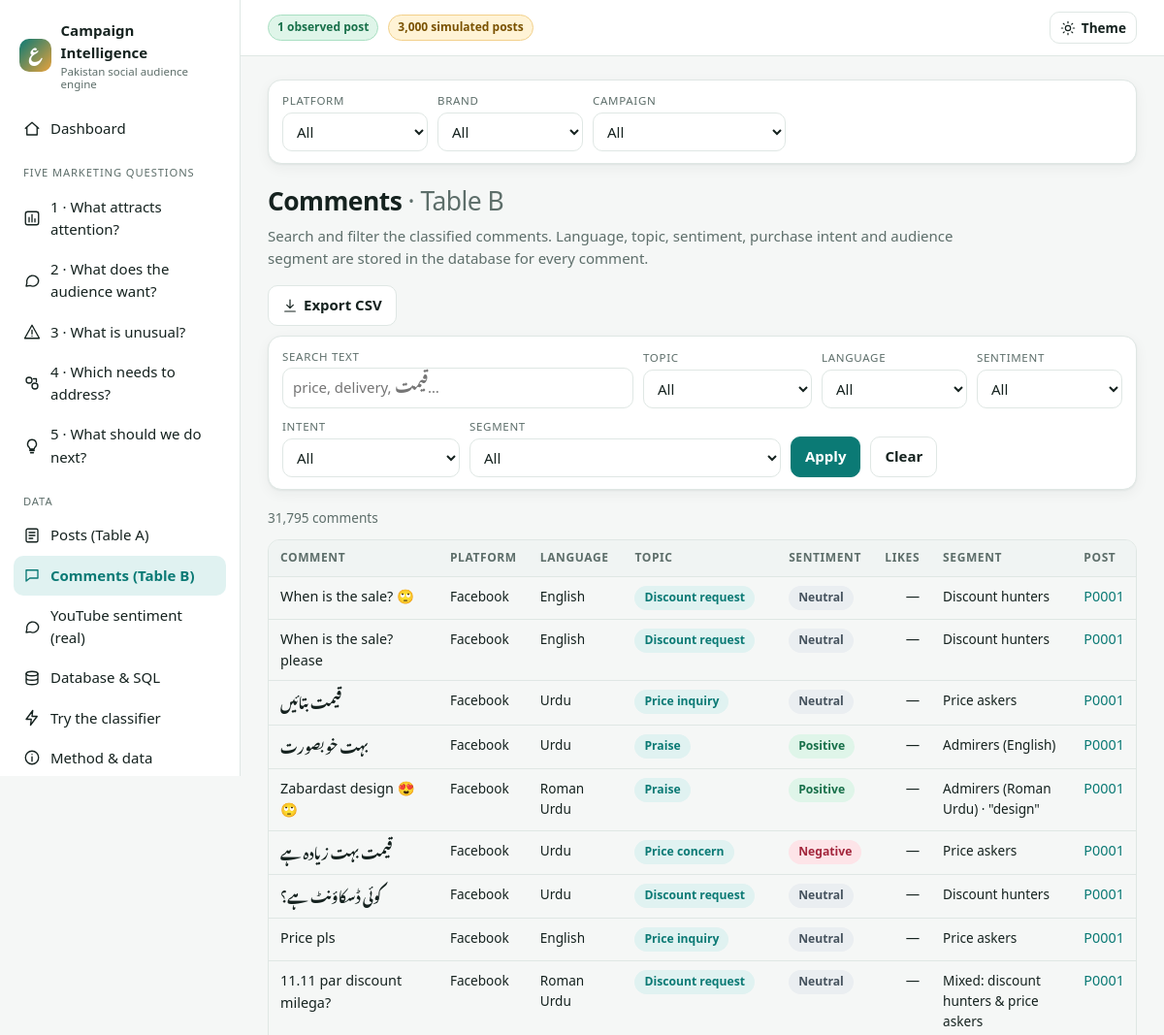
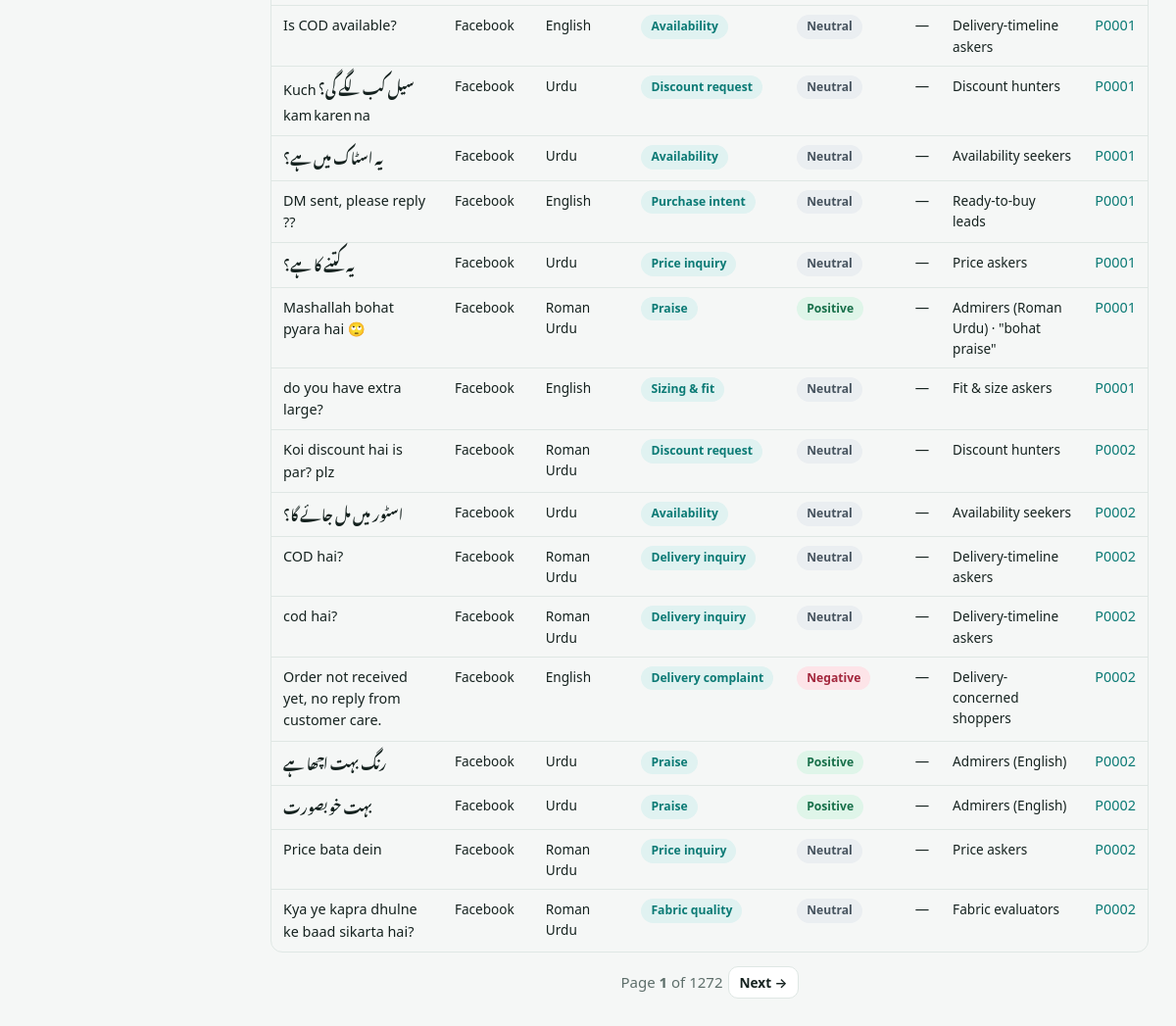
The page /comments on the database its author committed (2 pictures, top to bottom).
### tables this page shows
CREATE TABLE data_source (
    source_id        INTEGER PRIMARY KEY,
    source_name      TEXT NOT NULL UNIQUE,
    provenance       TEXT NOT NULL CHECK (provenance IN ('observed','simulated')),
    source_url       TEXT,
    collected_on     TEXT NOT NULL,
    reuse_permission TEXT,
    include_in_analysis INTEGER NOT NULL DEFAULT 1 CHECK (include_in_analysis IN (0,1))
);

### campaign_engine/webapp.py (the view)
    @app.route("/comments")
    def comments_list():
        _, comments = apply(*data("all"), filters())
        sel = {k: request.args.get(k, "") for k in ("topic", "language_type", "sentiment", "purchase_intent", "segment")}
        q = request.args.get("q", "").strip()
        for k, v in sel.items():
            if v: comments = comments[comments[k] == v]
        if q: comments = comments[comments["comment_text"].str.contains(q, case=False, regex=False)]
        _, allc = data("all")
        opts = {k: sorted(allc[k].dropna().unique().tolist()) for k in sel}
        df, page, pages = paginate(comments, args_page())
        return render_template("comments.html", page="comments", rows=df.to_dict("records"), pg=page, pages=pages, total=len(comments), sel=sel, q=q, opts=opts)

### campaign_engine/database.py (called while the page is built, shortened)
def connect(path=None, readonly=False) -> sqlite3.Connection:
    path = Path(path or config.DB_PATH)
    if readonly:
        conn = sqlite3.connect(f"file:{path}?mode=ro", uri=True)
    else:
        conn = sqlite3.connect(path)
    conn.row_factory = sqlite3.Row
    conn.execute("PRAGMA foreign_keys = ON")
    return conn

def frames(path=None):
    path = Path(path or config.DB_PATH)
    key = (str(path), path.stat().st_mtime_ns)
    return _cache["posts"], _cache["comments"]

def query(sql, params=(), path=None) -> list[dict]:
    conn = connect(path, readonly=True)
    try:
        return [dict(r) for r in conn.execute(sql, params).fetchall()]
    finally:
        conn.close()

### campaign_engine/templates/comments.html (shortened to what this page needs)
{% extends 'base.html' %}{% from '_macros.html' import pager, sent, txt, icon %}
{% block body %}
<div class="pagehead"><div><h1>Comments <span class="muted" style="font-weight:400">· Table B</span></h1>
<p>Search and filter the classified comments. Language, topic, sentiment, purchase intent and audience segment are stored in the database for every comment.</p></div>
<a class="btn noprint" href="{{ fq('export', name='comments') }}">{{ icon('dl') }} Export CSV</a></div>
<form class="filterbar" method="get" style="margin-top:-6px">
  <div style="flex:1 1 220px"><label for="q">Search text</label><input id="q" type="search" name="q" value="{{ q }}" placeholder="price, delivery, قیمت…" style="width:100%"></div>
  {% for k,label in [('topic','Topic'),('language_type','Language'),('sentiment','Sentiment'),('purchase_intent','Intent'),('segment','Segment')] %}
  <div><label for="c_{{k}}">{{ label }}</label><select id="c_{{k}}" name="{{k}}"><option value="">All</option>{% for o in opts[k] %}<option {{ 'selected' if sel[k]==o }}>{{ o }}</option>{% endfor %}</select></div>{% endfor %}
  <button class="btn primary">Apply</button><a class="btn" href="{{ url_for('comments_list', **filters) }}">Clear</a>
</form>
<p class="muted small">{{ total|num }} comments</p>
<div class="tablewrap"><table><thead><tr><th>Comment</th><th>Platform</th><th>Language</th><th>Topic</th><th>Sentiment</th><th class="num">Likes</th><th>Segment</th><th>Post</th></tr></thead><tbody>
{% for c in rows %}<tr><td>{{ txt(c.comment_text, q) }}</td><td class="small">{{ c.platform }}</td><td class="small">{{ c.language_type }}</td><td><span class="badge b-topic">{{ c.topic }}</span></td><td>{{ sent(c.sentiment) }}</td><td class="num">{{ c.like_count|num }}</td><td class="small">{{ c.segment if c.segment==c.segment and c.segment else '—' }}</td>
<td><a href="{{ url_for('post_detail', post_id=c.post_id) }}">{{ c.post_id }}</a></td></tr>
{% else %}<tr><td colspan="8" class="empty">No comments match these filters.</td></tr>{% endfor %}</tbody></table></div>
{{ pager(pg, pages, 'comments_list') }}
{% endblock %}

### campaign_engine/templates/base.html (shortened to what this page needs)
{% from '_macros.html' import icon %}
<!doctype html>
<html lang="en" data-theme="light">
<head>
<link rel="stylesheet" href="{{ url_for('static', filename='css/app.css') }}">
</head>
<body>
<div class="app">
  <aside class="sidebar" id="sidebar" aria-label="Main navigation">
    <div class="logo"><div class="mark">ع</div><div>Campaign Intelligence<small>Pakistan social audience engine</small></div></div>
    {% macro item(ep, label, ic, key, keep=True) %}
      <a href="{{ fq(ep) if keep else url_for(ep) }}" class="{{ 'active' if page==key }}" {% if page==key %}aria-current="page"{% endif %}>{{ icon(ic) }}<span>{{ label }}</span></a>
    {% endmacro %}
    <nav class="nav">
      {{ item('dashboard','Dashboard','home','dashboard') }}
      <div class="nav-label">Five marketing questions</div>
      {{ item('content','1 · What attracts attention?','content','content') }}
      {{ item('audience','2 · What does the audience want?','audience','audience') }}
      {{ item('anomalies','3 · What is unusual?','alert','anomalies') }}
      {{ item('segments','4 · Which needs to address?','segments','segments') }}
      {{ item('recommendations','5 · What should we do next?','bulb','recommendations', False) }}
      <div class="nav-label">Data</div>
      {{ item('posts_list','Posts (Table A)','posts','posts') }}
      {{ item('comments_list','Comments (Table B)','comments','comments') }}
      {{ item('youtube','YouTube sentiment (real)','audience','youtube', False) }}
      {{ item('database_page','Database & SQL','db','database', False) }}
      {{ item('analyze_page','Try the classifier','try','analyze', False) }}
      {{ item('about','Method & data','info','about', False) }}
    </nav>
  </aside>
  <div class="main">
    <header class="topbar">
      <div style="display:flex;gap:10px;align-items:center">
        {% for s in sources %}<span class="badge-src{{ ' real' if s.provenance=='observed' }}" title="{{ 'Generated for demonstration - not real measurements' if s.provenance=='simulated' else 'Collected from public posts' }}">{{ s.n|num }} {{ s.provenance }} post{{ '' if s.n==1 else 's' }}</span>{% endfor %}
      </div>
      <button class="btn sm" id="themeBtn" aria-label="Toggle light / dark theme">{{ icon('sun') }} Theme</button>
    </header>
    <main class="content" id="main">
      {% if page in ['dashboard','content','audience','anomalies','segments','posts','comments'] %}
      <form class="filterbar" method="get" data-auto aria-label="Filters">
        {% for k,label in [('platform','Platform'),('brand','Brand'),('campaign','Campaign')] %}
        <div><label for="f_{{k}}">{{ label }}</label>
          <select id="f_{{k}}" name="{{k}}"><option value="">All</option>
          </select></div>
        {% endfor %}
      </form>
      {% endif %}
      {% block body %}{% endblock %}
    </main>
  </div>
</div>
</body>
</html>

### campaign_engine/static/css/app.css (style rules this page uses)
:root { --bg:#f5f7f6; --surface:#ffffff; --surface2:#f0f4f3; --ink:#15221f; --muted:#5d6e6a; --line:#dfe7e4; --brand:#0b7a75; --brand-ink:#ffffff; --brand-soft:#e0f2f1; --accent:#e9a23b; --good:#1f8a5b; --warn:#b97a00; --bad:#c43a52; --info:#3568b5; --shadow:0 1px 2px rgba(16,40,36,.06),0 4px 14px rgba(16,40,36,.05); --radius:14px; --font:system-ui,-apple-system,"Segoe UI",Roboto,"Noto Sans","Noto Nastaliq Urdu",sans-serif; }
* { box-sizing:border-box }
html { scroll-behavior:smooth }
body { margin:0;background:var(--bg);color:var(--ink);font:15px/1.55 var(--font);-webkit-font-smoothing:antialiased }
a { color:var(--brand);text-decoration:none }
h1 { font-size:1.65rem;margin:0 0 .25rem;letter-spacing:-.02em }
p { margin:.3rem 0 .8rem }
.muted { color:var(--muted) }
.small { font-size:.85rem }
.app { display:grid;grid-template-columns:248px 1fr;min-height:100vh }
.sidebar { background:var(--surface);border-right:1px solid var(--line);padding:18px 14px;position:sticky;top:0;height:100vh;overflow:auto }
.logo { display:flex;gap:10px;align-items:center;font-weight:700;margin:2px 6px 18px }
.logo .mark { width:34px;height:34px;border-radius:10px;background:linear-gradient(135deg,var(--brand),var(--accent));display:grid;place-items:center;color:#fff;font-weight:800 }
.logo small { display:block;color:var(--muted);font-weight:500;font-size:.72rem;line-height:1.2 }
.nav-label { font-size:.7rem;letter-spacing:.08em;text-transform:uppercase;color:var(--muted);margin:16px 10px 6px }
.nav a { display:flex;gap:10px;align-items:center;padding:9px 10px;border-radius:10px;color:var(--ink);font-weight:500 }
.nav a.active { background:var(--brand-soft);color:var(--brand);font-weight:650 }
.main { min-width:0 }
.topbar { display:flex;gap:10px;align-items:center;justify-content:space-between;padding:12px 28px;border-bottom:1px solid var(--line);background:var(--surface);position:sticky;top:0;z-index:20 }
.content { padding:24px 28px 60px;max-width:1360px }
.badge-src { font-size:.75rem;padding:3px 9px;border-radius:99px;background:#fff3d6;color:#7a5200;border:1px solid #f2d08a;font-weight:600 }
.badge-src.real { background:#dff5e9;color:#18704a;border-color:#a9dfc2 }
.filterbar { display:flex;flex-wrap:wrap;gap:10px;align-items:end;background:var(--surface);border:1px solid var(--line);border-radius:var(--radius);padding:12px 14px;margin-bottom:18px;box-shadow:var(--shadow) }
.filterbar label { font-size:.72rem;text-transform:uppercase;letter-spacing:.06em;color:var(--muted);display:block;margin-bottom:3px }
select,input[type=text],input[type=search],textarea { font:inherit;color:var(--ink);background:var(--surface);border:1px solid var(--line);border-radius:10px;padding:8px 10px;min-width:150px }
.btn { display:inline-flex;gap:6px;align-items:center;font:inherit;font-weight:600;border:1px solid var(--line);background:var(--surface);color:var(--ink);padding:8px 14px;border-radius:10px;cursor:pointer }
.btn.primary { background:var(--brand);color:var(--brand-ink);border-color:var(--brand) }
.btn.sm { padding:5px 10px;font-size:.85rem }
.pagehead { display:flex;justify-content:space-between;align-items:flex-start;gap:16px;margin-bottom:16px;flex-wrap:wrap }
.pagehead p { max-width:760px;margin:0;color:var(--muted) }
.tablewrap { overflow-x:auto;border:1px solid var(--line);border-radius:12px }
table { border-collapse:collapse;width:100%;font-size:.9rem }
th,td { padding:9px 12px;text-align:left;border-bottom:1px solid var(--line);vertical-align:top }
th { background:var(--surface2);font-size:.75rem;text-transform:uppercase;letter-spacing:.05em;color:var(--muted);position:sticky;top:0;white-space:nowrap }
tr:last-child td { border-bottom:0 }
td.num,th.num { text-align:right;font-variant-numeric:tabular-nums }
.badge { display:inline-block;padding:2px 9px;border-radius:99px;font-size:.76rem;font-weight:650;border:1px solid transparent;white-space:nowrap }
.b-topic { background:var(--brand-soft);color:var(--brand) }

### rows shown on the page
data_source: n|num "1", provenance "observed"
data_source: n|num "3,000", provenance "simulated", n "s"

### other values the page prints
{{ label }} "PLATFORM" "BRAND" "CAMPAIGN"
{{ label }} "TOPIC" "LANGUAGE" "SENTIMENT" "INTENT" "SEGMENT"
{{ total|num }} "31,795"
{{ t|mark(q) }} "When is the sale? 🙄" "When is the sale? please" "قیمت بتائیں" "بہت خوبصورت" "Zabardast design 😍 🙄" "قیمت بہت زیادہ ہے" "کوئی ڈسکاؤنٹ ہے؟" "Price pls" "11.11 par discount milega?" "Is COD available?" "سیل کب لگے گی؟ Kuch kam karen na" "یہ اسٹاک میں ہے؟" "DM sent, please reply ??" "یہ کتنے کا ہے؟" "Mashallah bohat pyara hai 🙄" "do you have extra large?" "Koi discount hai is par? plz" "اسٹور میں مل جائے گا؟" "COD hai?" "cod hai?" "Order not received yet, no reply from customer care." "رنگ بہت اچھا ہے" "بہت خوبصورت" "Price bata dein" "Kya ye kapra dhulne ke baad sikarta hai?"
{{ c.platform }} "Facebook" "Facebook" "Facebook" "Facebook" "Facebook" "Facebook" "Facebook" "Facebook" "Facebook" "Facebook" "Facebook" "Facebook" "Facebook" "Facebook" "Facebook" "Facebook" "Facebook" "Facebook" "Facebook" "Facebook" "Facebook" "Facebook" "Facebook" "Facebook" "Facebook"
{{ c.language_type }} "English" "English" "Urdu" "Urdu" "Roman Urdu" "Urdu" "Urdu" "English" "Roman Urdu" "English" "Urdu" "Urdu" "English" "Urdu" "Roman Urdu" "English" "Roman Urdu" "Urdu" "Roman Urdu" "Roman Urdu" "English" "Urdu" "Urdu" "Roman Urdu" "Roman Urdu"
{{ c.topic }} "Discount request" "Discount request" "Price inquiry" "Praise" "Praise" "Price concern" "Discount request" "Price inquiry" "Discount request" "Availability" "Discount request" "Availability" "Purchase intent" "Price inquiry" "Praise" "Sizing & fit" "Discount request" "Availability" "Delivery inquiry" "Delivery inquiry" "Delivery complaint" "Praise" "Praise" "Price inquiry" "Fabric quality"
{{ s }} "Neutral" "Neutral" "Neutral" "Positive" "Positive" "Negative" "Neutral" "Neutral" "Neutral" "Neutral" "Neutral" "Neutral" "Neutral" "Neutral" "Positive" "Neutral" "Neutral" "Neutral" "Neutral" "Neutral" "Negative" "Positive" "Positive" "Neutral" "Neutral"
{{ c.like_count|num }} "—" "—" "—" "—" "—" "—" "—" "—" "—" "—" "—" "—" "—" "—" "—" "—" "—" "—" "—" "—" "—" "—" "—" "—" "—"
{{ c.segment if c.segment==c.segment and c.segment else '—' }} "Discount hunters" "Discount hunters" "Price askers" "Admirers (English)" "Admirers (Roman Urdu) · \"design\"" "Price askers" "Discount hunters" "Price askers" "Mixed: discount hunters & price askers" "Delivery-timeline askers" "Discount hunters" "Availability seekers" "Ready-to-buy leads" "Price askers" "Admirers (Roman Urdu) · \"bohat praise\"" "Fit & size askers" "Discount hunters" "Availability seekers" "Delivery-timeline askers" "Delivery-timeline askers" "Delivery-concerned shoppers" "Admirers (English)" "Admirers (English)" "Price askers" "Fabric evaluators"
{{ c.post_id }} "P0001" "P0001" "P0001" "P0001" "P0001" "P0001" "P0001" "P0001" "P0001" "P0001" "P0001" "P0001" "P0001" "P0001" "P0001" "P0001" "P0002" "P0002" "P0002" "P0002" "P0002" "P0002" "P0002" "P0002" "P0002"
{{ pg }} "1"
{{ pages }} "1272"
